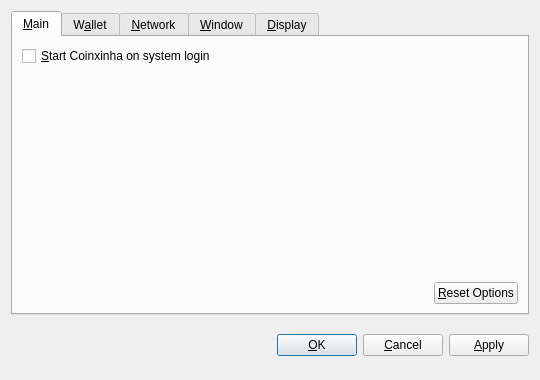
<?xml version="1.0" encoding="UTF-8"?>
<ui version="4.0">
 <class>OptionsDialog</class>
 <widget class="QDialog" name="OptionsDialog">
  <property name="geometry">
   <rect>
    <x>0</x>
    <y>0</y>
    <width>540</width>
    <height>380</height>
   </rect>
  </property>
  <property name="windowTitle">
   <string>Options</string>
  </property>
  <property name="modal">
   <bool>true</bool>
  </property>
  <layout class="QVBoxLayout" name="verticalLayout">
   <item>
    <widget class="QTabWidget" name="tabWidget">
     <property name="tabPosition">
      <enum>QTabWidget::North</enum>
     </property>
     <property name="currentIndex">
      <number>0</number>
     </property>
     <widget class="QWidget" name="tabMain">
      <attribute name="title">
       <string>&amp;Main</string>
      </attribute>
      <layout class="QVBoxLayout" name="verticalLayout_Main">
       <item>
        <widget class="QCheckBox" name="bitcoinAtStartup">
         <property name="toolTip">
          <string>Automatically start Coinxinha after logging in to the system.</string>
         </property>
         <property name="text">
          <string>&amp;Start Coinxinha on system login</string>
         </property>
        </widget>
       </item>
       <item>
        <spacer name="verticalSpacer_Main">
         <property name="orientation">
          <enum>Qt::Vertical</enum>
         </property>
         <property name="sizeHint" stdset="0">
          <size>
           <width>20</width>
           <height>40</height>
          </size>
         </property>
        </spacer>
       </item>
       <item>
        <layout class="QHBoxLayout" name="horizontalLayout_2_Main">
         <item>
          <spacer name="horizontalSpacer_2_Main">
           <property name="orientation">
            <enum>Qt::Horizontal</enum>
           </property>
           <property name="sizeHint" stdset="0">
            <size>
             <width>40</width>
             <height>20</height>
            </size>
           </property>
          </spacer>
         </item>
         <item>
          <widget class="QPushButton" name="resetButton">
           <property name="toolTip">
            <string>Reset all client options to default.</string>
           </property>
           <property name="text">
            <string>&amp;Reset Options</string>
           </property>
           <property name="autoDefault">
            <bool>false</bool>
           </property>
          </widget>
         </item>
        </layout>
       </item>
      </layout>
     </widget>
     <widget class="QWidget" name="tabWallet">
      <attribute name="title">
       <string>W&amp;allet</string>
      </attribute>
      <layout class="QVBoxLayout" name="verticalLayout_Network">
       <item>
        <widget class="QLabel" name="transactionFeeInfoLabel">
         <property name="text">
          <string>Optional transaction fee per kB that helps make sure your transactions are processed quickly. Most transactions are 1 kB.</string>
         </property>
         <property name="textFormat">
          <enum>Qt::PlainText</enum>
         </property>
         <property name="wordWrap">
          <bool>true</bool>
         </property>
        </widget>
       </item>
       <item>
        <layout class="QHBoxLayout" name="horizontalLayout_1_Main">
         <item>
          <widget class="QLabel" name="transactionFeeLabel">
           <property name="text">
            <string>Pay transaction &amp;fee</string>
           </property>
           <property name="textFormat">
            <enum>Qt::PlainText</enum>
           </property>
           <property name="buddy">
            <cstring>transactionFee</cstring>
           </property>
          </widget>
         </item>
         <item>
          <widget class="BitcoinAmountField" name="transactionFee"/>
         </item>
         <item>
          <spacer name="horizontalSpacer_1_Main">
           <property name="orientation">
            <enum>Qt::Horizontal</enum>
           </property>
           <property name="sizeHint" stdset="0">
            <size>
             <width>40</width>
             <height>20</height>
            </size>
           </property>
          </spacer>
         </item>
        </layout>
       </item>
       <item>
        <widget class="QLabel" name="label">
         <property name="text">
          <string>If you disable the spending of unconfirmed change, the change from a transaction cannot be used until that transaction has at least one confirmation. This also affects how your balance is computed.</string>
         </property>
         <property name="wordWrap">
          <bool>true</bool>
         </property>
        </widget>
       </item>
       <item>
        <widget class="QCheckBox" name="spendZeroConfChange">
         <property name="text">
          <string>Spend unconfirmed change  (experts only)</string>
         </property>
        </widget>
       </item>
       <item>
        <spacer name="verticalSpacer">
         <property name="orientation">
          <enum>Qt::Vertical</enum>
         </property>
         <property name="sizeHint" stdset="0">
          <size>
           <width>20</width>
           <height>40</height>
          </size>
         </property>
        </spacer>
       </item>
      </layout>
     </widget>
     <widget class="QWidget" name="tabNetwork">
      <attribute name="title">
       <string>&amp;Network</string>
      </attribute>
      <layout class="QVBoxLayout" name="verticalLayout_Network">
       <item>
        <widget class="QCheckBox" name="mapPortUpnp">
         <property name="toolTip">
          <string>Automatically open the Coinxinha client port on the router. This only works when your router supports UPnP and it is enabled.</string>
         </property>
         <property name="text">
          <string>Map port using &amp;UPnP</string>
         </property>
        </widget>
       </item>
       <item>
        <widget class="QCheckBox" name="connectSocks">
         <property name="toolTip">
          <string>Connect to the Coinxinha network through a SOCKS proxy (e.g. when connecting through Tor).</string>
         </property>
         <property name="text">
          <string>&amp;Connect through SOCKS proxy:</string>
         </property>
        </widget>
       </item>
       <item>
        <layout class="QHBoxLayout" name="horizontalLayout_Network">
         <item>
          <widget class="QLabel" name="proxyIpLabel">
           <property name="text">
            <string>Proxy &amp;IP:</string>
           </property>
           <property name="textFormat">
            <enum>Qt::PlainText</enum>
           </property>
           <property name="buddy">
            <cstring>proxyIp</cstring>
           </property>
          </widget>
         </item>
         <item>
          <widget class="QValidatedLineEdit" name="proxyIp">
           <property name="maximumSize">
            <size>
             <width>140</width>
             <height>16777215</height>
            </size>
           </property>
           <property name="toolTip">
            <string>IP address of the proxy (e.g. 127.0.0.1)</string>
           </property>
          </widget>
         </item>
         <item>
          <widget class="QLabel" name="proxyPortLabel">
           <property name="text">
            <string>&amp;Port:</string>
           </property>
           <property name="textFormat">
            <enum>Qt::PlainText</enum>
           </property>
           <property name="buddy">
            <cstring>proxyPort</cstring>
           </property>
          </widget>
         </item>
         <item>
          <widget class="QLineEdit" name="proxyPort">
           <property name="maximumSize">
            <size>
             <width>55</width>
             <height>16777215</height>
            </size>
           </property>
           <property name="toolTip">
            <string>Port of the proxy (e.g. 9050)</string>
           </property>
          </widget>
         </item>
         <item>
          <widget class="QLabel" name="socksVersionLabel">
           <property name="text">
            <string>SOCKS &amp;Version:</string>
           </property>
           <property name="textFormat">
            <enum>Qt::PlainText</enum>
           </property>
           <property name="buddy">
            <cstring>socksVersion</cstring>
           </property>
          </widget>
         </item>
         <item>
          <widget class="QValueComboBox" name="socksVersion">
           <property name="toolTip">
            <string>SOCKS version of the proxy (e.g. 5)</string>
           </property>
          </widget>
         </item>
         <item>
          <spacer name="horizontalSpacer_Network">
           <property name="orientation">
            <enum>Qt::Horizontal</enum>
           </property>
           <property name="sizeHint" stdset="0">
            <size>
             <width>40</width>
             <height>20</height>
            </size>
           </property>
          </spacer>
         </item>
        </layout>
       </item>
       <item>
        <spacer name="verticalSpacer_Network">
         <property name="orientation">
          <enum>Qt::Vertical</enum>
         </property>
         <property name="sizeHint" stdset="0">
          <size>
           <width>20</width>
           <height>40</height>
          </size>
         </property>
        </spacer>
       </item>
      </layout>
     </widget>
     <widget class="QWidget" name="tabWindow">
      <attribute name="title">
       <string>&amp;Window</string>
      </attribute>
      <layout class="QVBoxLayout" name="verticalLayout_Window">
       <item>
        <widget class="QCheckBox" name="minimizeToTray">
         <property name="toolTip">
          <string>Show only a tray icon after minimizing the window.</string>
         </property>
         <property name="text">
          <string>&amp;Minimize to the tray instead of the taskbar</string>
         </property>
        </widget>
       </item>
       <item>
        <widget class="QCheckBox" name="minimizeOnClose">
         <property name="toolTip">
          <string>Minimize instead of exit the application when the window is closed. When this option is enabled, the application will be closed only after selecting Quit in the menu.</string>
         </property>
         <property name="text">
          <string>M&amp;inimize on close</string>
         </property>
        </widget>
       </item>
       <item>
        <spacer name="verticalSpacer_Window">
         <property name="orientation">
          <enum>Qt::Vertical</enum>
         </property>
         <property name="sizeHint" stdset="0">
          <size>
           <width>20</width>
           <height>40</height>
          </size>
         </property>
        </spacer>
       </item>
      </layout>
     </widget>
     <widget class="QWidget" name="tabDisplay">
      <attribute name="title">
       <string>&amp;Display</string>
      </attribute>
      <layout class="QVBoxLayout" name="verticalLayout_Display">
       <item>
        <layout class="QHBoxLayout" name="horizontalLayout_1_Display">
         <item>
          <widget class="QLabel" name="langLabel">
           <property name="text">
            <string>User Interface &amp;language:</string>
           </property>
           <property name="textFormat">
            <enum>Qt::PlainText</enum>
           </property>
           <property name="buddy">
            <cstring>lang</cstring>
           </property>
          </widget>
         </item>
         <item>
          <widget class="QValueComboBox" name="lang">
           <property name="toolTip">
            <string>The user interface language can be set here. This setting will take effect after restarting Coinxinha.</string>
           </property>
          </widget>
         </item>
        </layout>
       </item>
       <item>
        <layout class="QHBoxLayout" name="horizontalLayout_2_Display">
         <item>
          <widget class="QLabel" name="unitLabel">
           <property name="text">
            <string>&amp;Unit to show amounts in:</string>
           </property>
           <property name="textFormat">
            <enum>Qt::PlainText</enum>
           </property>
           <property name="buddy">
            <cstring>unit</cstring>
           </property>
          </widget>
         </item>
         <item>
          <widget class="QValueComboBox" name="unit">
           <property name="toolTip">
            <string>Choose the default subdivision unit to show in the interface and when sending coins.</string>
           </property>
          </widget>
         </item>
        </layout>
       </item>
       <item>
        <widget class="QCheckBox" name="displayAddresses">
         <property name="toolTip">
          <string>Whether to show Coinxinha addresses in the transaction list or not.</string>
         </property>
         <property name="text">
          <string>&amp;Display addresses in transaction list</string>
         </property>
        </widget>
       </item>
       <item>
        <widget class="QCheckBox" name="coinControlFeatures">
         <property name="toolTip">
          <string>Whether to show coin control features or not.</string>
         </property>
         <property name="text">
          <string>Display coin &amp;control features (experts only!)</string>
         </property>
        </widget>
       </item>
       <item>
        <spacer name="verticalSpacer_Display">
         <property name="orientation">
          <enum>Qt::Vertical</enum>
         </property>
         <property name="sizeHint" stdset="0">
          <size>
           <width>20</width>
           <height>40</height>
          </size>
         </property>
        </spacer>
       </item>
      </layout>
     </widget>
    </widget>
   </item>
   <item>
    <layout class="QHBoxLayout" name="horizontalLayout_Buttons">
     <item>
      <spacer name="horizontalSpacer_1">
       <property name="orientation">
        <enum>Qt::Horizontal</enum>
       </property>
       <property name="sizeHint" stdset="0">
        <size>
         <width>40</width>
         <height>48</height>
        </size>
       </property>
      </spacer>
     </item>
     <item>
      <widget class="QLabel" name="statusLabel">
       <property name="font">
        <font>
         <weight>75</weight>
         <bold>true</bold>
        </font>
       </property>
       <property name="text">
        <string/>
       </property>
       <property name="textFormat">
        <enum>Qt::PlainText</enum>
       </property>
       <property name="wordWrap">
        <bool>true</bool>
       </property>
      </widget>
     </item>
     <item>
      <spacer name="horizontalSpacer_2">
       <property name="orientation">
        <enum>Qt::Horizontal</enum>
       </property>
       <property name="sizeHint" stdset="0">
        <size>
         <width>40</width>
         <height>48</height>
        </size>
       </property>
      </spacer>
     </item>
     <item>
      <widget class="QPushButton" name="okButton">
       <property name="text">
        <string>&amp;OK</string>
       </property>
      </widget>
     </item>
     <item>
      <widget class="QPushButton" name="cancelButton">
       <property name="text">
        <string>&amp;Cancel</string>
       </property>
       <property name="autoDefault">
        <bool>false</bool>
       </property>
      </widget>
     </item>
     <item>
      <widget class="QPushButton" name="applyButton">
       <property name="text">
        <string>&amp;Apply</string>
       </property>
       <property name="autoDefault">
        <bool>false</bool>
       </property>
      </widget>
     </item>
    </layout>
   </item>
  </layout>
 </widget>
 <customwidgets>
  <customwidget>
   <class>BitcoinAmountField</class>
   <extends>QSpinBox</extends>
   <header>bitcoinamountfield.h</header>
  </customwidget>
  <customwidget>
   <class>QValueComboBox</class>
   <extends>QComboBox</extends>
   <header>qvaluecombobox.h</header>
  </customwidget>
  <customwidget>
   <class>QValidatedLineEdit</class>
   <extends>QLineEdit</extends>
   <header>qvalidatedlineedit.h</header>
  </customwidget>
 </customwidgets>
 <resources/>
 <connections/>
</ui>
